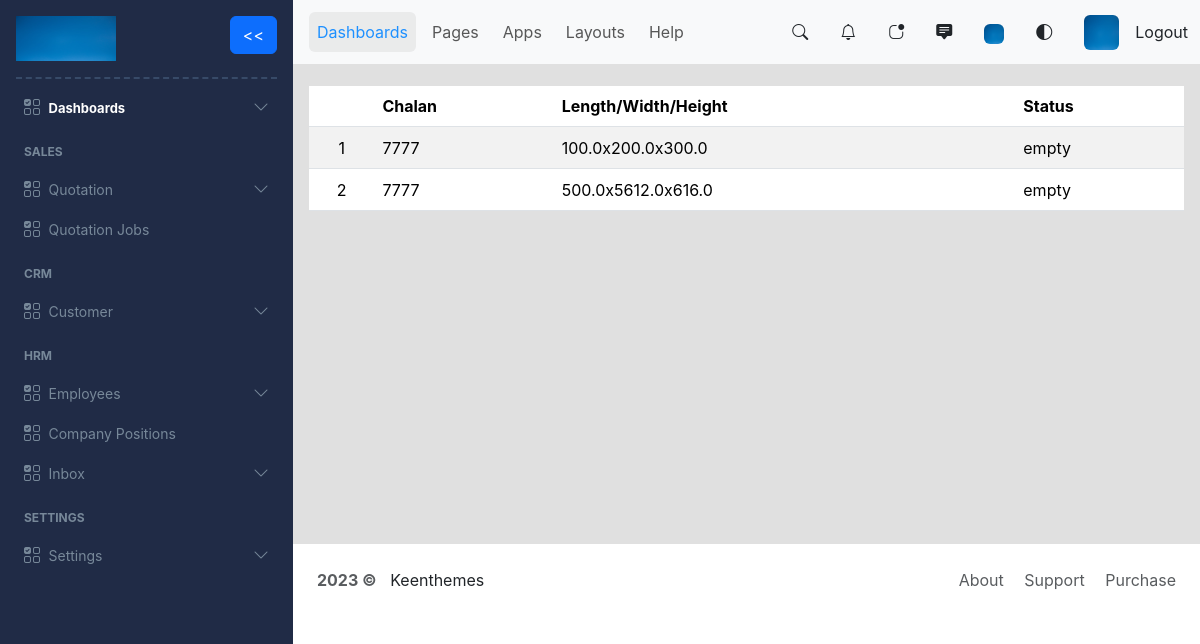
/view_quotation_jobs (signed in), run on an earlier commit of the app's database.
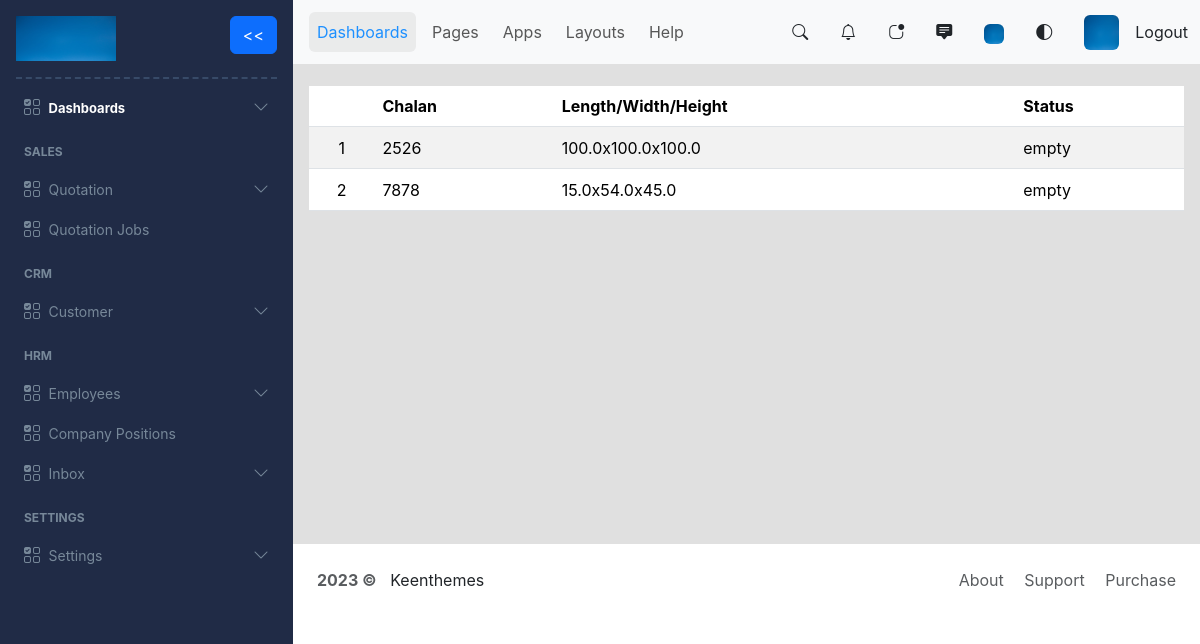
And on a later commit of the database.
### myapp/models.py (models this page shows, shortened)
class QuotationJob(models.Model):
    id = models.UUIDField(primary_key=True, default=uuid.uuid4, unique=True, editable=False)
    quotation_id = models.ForeignKey(Quotation, on_delete=models.CASCADE)
    length = models.FloatField(null=False, blank=False)
    width = models.FloatField(null=False, blank=False)
    height = models.FloatField(null=False, blank=False)
    remarks = models.CharField(max_length=700, null=True, blank=True)
    quantity = models.IntegerField(null=False, blank=False)
    attachment = models.FileField(null=True, blank=True)

class Quotation(models.Model):
    status_choices=( ('draft', 'Draft'), ('in_process', 'In Process'), ('ready_to_deliver', 'Ready to Deliver'), ('delivered_successfully', 'Delivered Successfully') )
    id = models.UUIDField(primary_key=True, default=uuid.uuid4, unique=True, editable=False)
    customer_id = models.ForeignKey(Customer, on_delete=models.CASCADE)
    chalan_no = models.IntegerField(null=False, blank=True)
    created_on = models.DateTimeField(default=timezone.now ,null=False, blank=False)
    status = models.CharField(max_length=50, choices=status_choices, default='draft')
    sequential_code = models.CharField(max_length=30, null=True, blank=True, unique=True)

### myapp/views.py (the view)
# urls.py: path('view_quotation_jobs', views.viewQuotationJobs, name='view_quotation_jobs'),
@login_required
def viewQuotationJobs(request):
    quotation_jobs = QuotationJob.objects.all()
    quotation_jobs_exist = quotation_jobs.exists()
    return render(request, "quotation_job/view_quotation_jobs.html", {'quotation_jobs': quotation_jobs, 'quotation_jobs_exist': quotation_jobs_exist})

### myapp/templates/quotation_job/view_quotation_jobs.html
{% extends 'index.html' %}
{% block content %}
{% if quotation_jobs_exist %}
<div class='table-responsive'>
    <table class="table table-striped mt-2 align-middle">
        <thead>
        <tr>
            <th scope="col"></th>
            <th scope="col">Chalan</th>
            <th scope="col">Length/Width/Height</th>
            <th scope="col">Status</th>
        </tr>
        </thead>
        <tbody>
        {% for quotation_job in quotation_jobs %}
            <tr style="height: 42px;">
                <td class="text-center">{{forloop.counter}}</td>
                <td><a href="{% url 'each_quotation_job' quotation_job.id %}" style="text-decoration: none; color: black;">{{quotation_job.quotation_id.chalan_no}}</a></td>
                <td><a href="{% url 'each_quotation_job' quotation_job.id %}" style="text-decoration: none; color: black;">{{quotation_job.length}}x{{quotation_job.width}}x{{quotation_job.height}}</a></td>
                <td>empty</td>
            </tr>
        {% endfor %}
        </tbody>
    </table>
</div>
{% else %}
<div class="d-flex justify-content-center">
    <span class="pt-5">Empty Jobs. <a href="{% url 'create_quotation' %}">Create</a> a new quotation or <a href="{% url 'view_quotations' %}">Create</a> jobs for quotations </span>
</div>
{% endif %}
{% endblock content %}

### myapp/templates/index.html (shortened to what this page needs)
<!DOCTYPE html>
{% load static %}
<html lang="en">
<head>
    <link href="https://cdn.jsdelivr.net/npm/bootstrap@5.3.1/dist/css/bootstrap.min.css" rel="stylesheet">
    <link rel="stylesheet" href="https://cdnjs.cloudflare.com/ajax/libs/bootstrap/5.3.1/css/bootstrap-grid.min.css">
    <link rel="stylesheet" href="https://cdn.jsdelivr.net/npm/bootstrap-icons@1.5.0/font/bootstrap-icons.css">
    <link rel="stylesheet" href="{% static 'css/image_profile.css' %}">
    <link rel="stylesheet" href="{% static 'css/sequential_code.css' %}">
    <link rel="stylesheet" href="{% static 'css/keenweb.css' %}">
</head>
<body>
        <div class="main-nav">
            <nav class="navbar navbar-expand-lg navbar-light bg-light">
                <div class="container-fluid">
                    <div class="collapse navbar-collapse" id="navbarSupportedContent">
                        <ul class="navbar-nav me-auto mb-2 mb-lg-0">
                        <li class="nav-item active-link m-1 nav-content">
                            <a class="nav-link active" aria-current="page" href="#">Dashboards</a>
                        </li>
                        <li class="nav-item m-1 nav-content">
                            <div class="dropdown">
                                <a class="nav-link hover-dropdown-toggle" href="#" id="dropdownMenu" aria-expanded="false">Pages</a>
                            </div>
                        </li>
                        <li class="nav-item m-1 nav-content">
                            <a class="nav-link" href="#">Apps</a>
                        </li>
                        <li class="nav-item m-1 nav-content">
                            <a class="nav-link" href="#">Layouts</a>
                        </li>
                        <li class="nav-item m-1 nav-content">
                            <a class="nav-link" href="#">Help</a>
                        </li>
                        </ul>
                    </div>
                    <div class="d-flex align-items-center">
                        <i class="bi bi-search me-3 ms-3"></i>
                        <i class="bi bi-bell me-3 ms-3"></i>
                        <i class="bi bi-app-indicator me-3 ms-3"></i>
                        <i class="bi bi-chat-square-text-fill me-3 ms-3"></i>
                        <i class="me-3 ms-3"><img src="{% static 'image/bg-person.jpg' %}" style="width: 20px;height: 20px; border-radius: 6px;"></i>
                        <i class="bi bi-circle-half me-3 ms-3"></i>
                        <i class="me-3 ms-3"><img src="{% static 'image/bg-person.jpg' %}" style="width: 35px;height: 35px; border-radius: 6px;"></i>
                        <a class="nav-link" href="{% url 'logout' %}">Logout</a>
                    </div>
                </div>
            </nav>
        </div>
        <div class="side-nav collapse navbar-collapse align-items-stretch d-flex flex-column justify-content-between" id="sideNav">
                    <div class="wrapper">
                        <div class="position-sticky top-0 p-3 pb-0 align-items-center" style="background:#202B46;">
                            <div class="d-flex justify-content-between">
                                <div>
                                    <img src="{% static 'image/bg-person.jpg' %}" class="navbrand" id="navbrandImg" alt="..." style="width: 100px; height:45px;">
                                </div>
                                <div>
                                    <label for="check">
                                        <button id="checkButton" type="button" class="btn btn-primary newbtn">&lt;&lt;</button>
                                    </label>
                                </div>
                            </div>
                            <hr>
                        </div>
                        <div class="side-nav-content ps-4 pe-4">
                            <div class="dropdown-sidenav">
                                <div class="navbar-toggle d-flex" id="dropdownMenuLink" data-bs-toggle="collapse" data-bs-target="#dropdownDashboard">
                                    <div>
                                        <i class="bi bi-ui-checks-grid m-0 p-0"></i>
                                        <span class="ms-1 dashboard" id="sideNavContent">Dashboards</span>
                                    </div>
                                    <div>
                                        <i id="chevron-icon" class="bi bi-chevron-down"></i>
                                    </div>
                                </div>
                            </div>
                            <p class="mt-4 mb-2 sidenav-subhead">SALES</p>
                            <div class="dropdown-sidenav mt-3">
                                <div class="navbar-toggle d-flex" id="dropdownMenuLink" data-bs-toggle="collapse" data-bs-target="#dropdownQuotation">
                                    <div>
                                        <i class="bi bi-ui-checks-grid"></i>
                                        <span class="ms-1" id="sideNavContent">Quotation</span>
                                    </div>
                                    <div>
                                        <i id="chevron-icon" class="bi bi-chevron-down"></i>
                                    </div>
                                </div>
                            </div>
                            <div class="dropdown-sidenav mt-3">
                                <div>
                                    <i class="bi bi-ui-checks-grid"></i>
                                    <span class="ms-1" id="sideNavContent"><a href="{% url 'view_quotation_jobs' %}">Quotation Jobs</a></span>
                                </div>
                            </div>
                            <p class="mt-4 mb-2 sidenav-subhead">CRM</p>
                            <div class="dropdown-sidenav mt-3">
                                <div class="navbar-toggle d-flex" id="dropdownMenuLink" data-bs-toggle="collapse" data-bs-target="#dropdownCustomer">
                                    <div>
                                        <i class="bi bi-ui-checks-grid"></i>
                                        <span class="ms-1" id="sideNavContent">Customer</span>
                                    </div>
                                    <div>
                                        <i id="chevron-icon" class="bi bi-chevron-down"></i>
                                    </div>
                                </div>
                            </div>
                            <p class="mt-4 mb-2 sidenav-subhead">HRM</p>
                            <div class="dropdown-sidenav mt-3">
                                <div class="navbar-toggle d-flex" id="dropdownMenuLink" data-bs-toggle="collapse" data-bs-target="#dropdownEmployee">
                                    <div>
                                        <i class="bi bi-ui-checks-grid"></i>
                                        <span class="ms-1" id="sideNavContent">Employees</span>
                                    </div>
                                    <div>
                                        <i id="chevron-icon" class="bi bi-chevron-down"></i>
                                    </div>
                                </div>
                            </div>
                            <div class="dropdown-sidenav mt-3">
                                <div>
                                    <i class="bi bi-ui-checks-grid"></i>
                                    <span class="ms-1" id="sideNavContent"><a href="{% url 'view_company_positions' %}">Company Positions</a></span>
                                </div>
                            </div>
                            <div class="dropdown-sidenav mt-3">
                                <div class="navbar-toggle d-flex" id="dropdownMenuLink" data-bs-toggle="collapse" data-bs-target="#dropdownInbox">
                                    <div>
                                        <i class="bi bi-ui-checks-grid"></i>
                                        <span class="ms-1" id="sideNavContent">Inbox</span>
                                    </div>
                                    <div>
                                        <i id="chevron-icon" class="bi bi-chevron-down"></i>
                                    </div>
                                </div>
                            </div>
                            <p class="mt-4 mb-2 sidenav-subhead">SETTINGS</p>
                            <div class="dropdown-sidenav mt-3">
                                <div class="navbar-toggle d-flex" id="dropdownMenuLink" data-bs-toggle="collapse" data-bs-target="#dropdownSettings">
                                    <div>
                                        <i class="bi bi-ui-checks-grid"></i>
                                        <span class="ms-1" id="sideNavContent">Settings</span>
                                    </div>
                                    <div>
                                        <i id="chevron-icon" class="bi bi-chevron-down"></i>
                                    </div>
                                </div>
                            </div>
                        </div>
                    </div>
                </div>
    <section>
        <div class="web-content m-3">
            {% block content %}
            {% endblock content %}
        </div>
        <div class="keen-footer bg-white">
            <div class="d-flex justify-content-between p-4">
                <div>
                    <b class="text-muted">2023 &copy;</b>
                    <span>&nbsp; Keenthemes</span>
                </div>
                <div>
                    <a href="#" class="text-muted ps-2 pe-2" style="text-decoration: none;">About</a>
                    <a href="#" class="text-muted ps-2 pe-2" style="text-decoration: none;">Support</a>
                    <a href="#" class="text-muted ps-2" style="text-decoration: none;">Purchase</a>
                </div>
            </div>
        </div>
    </section>
</body>
</html>

### myapp/static/css/keenweb.css (style rules this page uses)
.main-nav { width: calc(100% - 293px); height: 64px; position: fixed; background: #000; margin-left: 293px; transition: ease 0.3s; z-index: 2; white-space: nowrap; overflow:visible; }
.main-nav .navbar .active-link { background-color: rgba(211, 211, 211, 0.39); border-radius: 6px; }
.main-nav .navbar .active-link .active { color: dodgerblue; }
.side-nav { width: 293px; height: 100%; background: #202B46; top: 0; left: 0; position: fixed; z-index: 2; transition: ease 0.3s; overflow-y: auto; }
.side-nav .newbtn { transform: rotate(0deg); transition: ease 0.3s; }
.side-nav hr { border: none; border-top: 2px dashed #7ba7cf; }
.dropdown-sidenav { color: lightslategray; }
.dropdown-sidenav .dashboard { color: white; font-size: 13px; font-weight: bold; }
.dropdown-sidenav span { color: lightslategray; font-size: 14px; }
.dropdown-sidenav a { text-decoration: none; color: lightslategray; }
.side-nav-content p { font-size: 12px; font-weight: bold; color: lightslategray; }
section { width: calc(100% -293px); margin-left: 293px; padding-top: 62px; transition: ease 0.3s; }
* { font-family: Inter, Helvetica, "sans-serif";; }
section { background-color: rgba(82, 82, 82, 0.178); }
.keen-footer { margin-top: 35%; }

What changed in the data, as far as the page shows it:
removed QuotationJob: quotation_id.chalan_no "7777", length "100.0", width "200.0", height "300.0"
removed QuotationJob: quotation_id.chalan_no "7777", length "500.0", width "5612.0", height "616.0"
added QuotationJob: quotation_id.chalan_no "2526", length "100.0", width "100.0", height "100.0"
added QuotationJob: quotation_id.chalan_no "7878", length "15.0", width "54.0", height "45.0"
